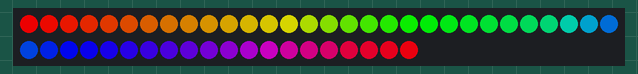
A sketch run on a simulated Arduino Uno, built with avr-gcc and run on an emulated ATmega328P. Parts: 50 RGB LEDs in strip order, left to right, continuing on the next row. Dim RGB values are drawn brighter than linear; what the sketch prints to the serial monitor is not drawn.

Above: at 0.45 s.
At 12.25 s:
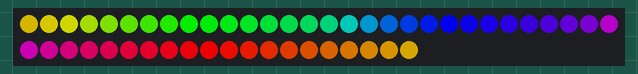
At 24.35 s:
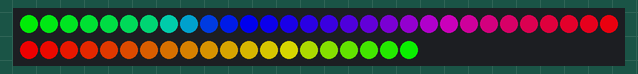
At 30.1 s:
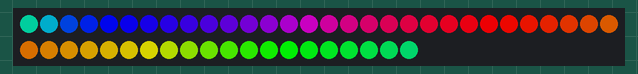
At 35.24 s:
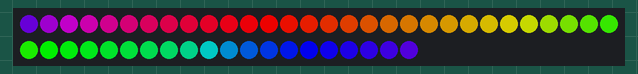
At 39.78 s:
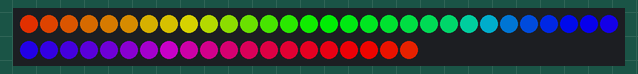

The sketch:

Color_Palette_Modes.ino
```cpp
#include <FastLED.h>
#define LED_PIN     5
#define NUM_LEDS    50
#define BRIGHTNESS  200
#define LED_TYPE    WS2811
#define COLOR_ORDER RGB
#define STROBE 0.5
#define CLOCK_PIN 1
#define GAP 1
#define COLOR_CHANGE_RATE 0
#define MODE_CHANGE_RATE 100
#define NUM_PATTERN1 400

int j= 255;
int h= 0;

CRGB leds[NUM_LEDS];
int palette_1[] = {0, 32, 64, 96, 128, 160, 192, 224};
int palette_size = sizeof(palette_1) / sizeof(palette_1[0]);
//int palette_2[] = {0, 32, 64, 96, 128, 160, 192, 224};


void setup() {

//  delay( 3000 ); // power-up safety delay
  FastLED.addLeds<LED_TYPE, LED_PIN, COLOR_ORDER>(leds, NUM_LEDS).setCorrection( TypicalLEDStrip );
  FastLED.setBrightness(  BRIGHTNESS );
  Serial.begin(9600);
  Serial.print("test");

}

void loop() {

  for(int i = 0; i < NUM_LEDS; i++) {
      h = h + 5;
      leds[i] = CHSV( h, 255, 255 );
      delay(GAP);
      FastLED.show();
  }

//  delay(COLOR_CHANGE_RATE);
  for(int i = 50; i > NUM_LEDS; i--) {
      j = j - 5;
      leds[i] = CHSV( j, 255, 255 );
      delay(GAP);
      FastLED.show();
  }

//  delay(COLOR_CHANGE_RATE);

}


//  for (int i = 0; i < NUM_LEDS; i++){
//    Serial.print(i);
//      if (i > NUM_LEDS) {
//        i--;
//        Serial.print(i);
//      }
//      else if (h <= -1){
//        i++;
//        Serial.print(" " + String(i) + " ");
//      }
//  }

//void mode() {

//  for (int i = 0; i < NUM_PATTERN1; i++) {
//    mode();
//  }
//
////  for(int i = 0; i < NUM_LEDS; i++) {
////      h = h ;
////      int h = palette_1[i];
////      leds[i] = CHSV( h, 255, 255 );
////      delay(GAP);
////
////  }
//
//  for (int i = 0; i < NUM_LEDS; i++){
//    if (h > palette_size) {
//      j--;
////      h = palette_1[j];
////      leds[i] = CHSV( h, 255, 255 );
////      delay(GAP);
////      FastLED.show();
//    }
//    else if (h <= -1){
//      j++;
//    }
////      int h = palette_1[i];
////      leds[i] = CHSV( h, 255, 255 );
////      delay(GAP);
////      FastLED.show();
//
//  }
////      FastLED.show();
////      delay(COLOR_CHANGE_RATE);
//}
```
